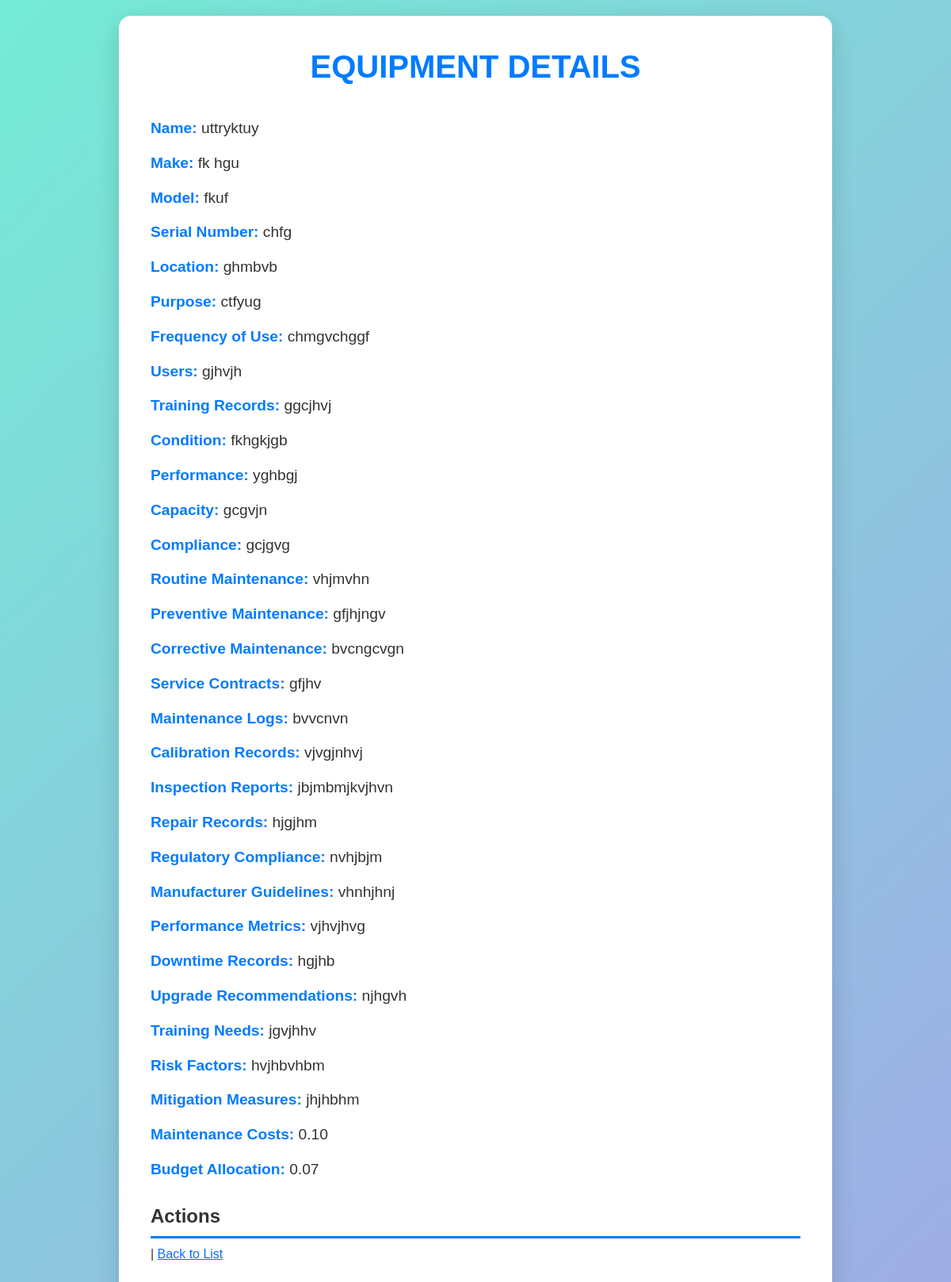
Screenshot of /Equipments/equipment/1/ with the database file from the repository.
### Equipments/models.py (models this page shows, shortened)
class Equipment(models.Model):
    name = models.CharField(max_length=255)
    make = models.CharField(max_length=255)
    model = models.CharField(max_length=255)
    serial_number = models.CharField(max_length=255, unique=True)
    location = models.CharField(max_length=255)
    purpose = models.TextField()
    frequency_of_use = models.CharField(max_length=255)
    users = models.CharField(max_length=255)
    training_records = models.TextField()
    condition = models.CharField(max_length=255)
    performance = models.TextField()
    capacity = models.TextField()
    compliance = models.TextField()
    routine_maintenance = models.TextField()
    preventive_maintenance = models.TextField()
    corrective_maintenance = models.TextField()
    service_contracts = models.TextField()
    maintenance_logs = models.TextField()
    calibration_records = models.TextField()
    inspection_reports = models.TextField()
    repair_records = models.TextField()
    regulatory_compliance = models.TextField()
    manufacturer_guidelines = models.TextField()
    performance_metrics = models.TextField()
    downtime_records = models.TextField()
    upgrade_recommendations = models.TextField()
    training_needs = models.TextField()
    risk_factors = models.TextField()
    mitigation_measures = models.TextField()
    maintenance_costs = models.DecimalField(max_digits=10, decimal_places=2)
    budget_allocation = models.DecimalField(max_digits=10, decimal_places=2)

### Equipments/views.py (the view)
# urls.py: path('equipment/<int:pk>/', views.equipment_detail, name='equipment_detail'),
def equipment_detail(request, pk):
    equipment = get_object_or_404(Equipment, pk=pk)
    return render(request, 'Equipments/equipment_detail.html', {'equipment': equipment})

### Equipments/Templates/Equipments/equipment_detail.html (shortened to what this page needs)
<!DOCTYPE html>
<html lang="en">
    <head>
        <link href="https://cdn.jsdelivr.net/npm/bootstrap@5.3.0/dist/css/bootstrap.min.css" rel="stylesheet">
    </head>
<body>
    <div class="container">
    <h2>Equipment Details</h2>
    <p><strong>Name:</strong> {{ equipment.name }}</p>
    <p><strong>Make:</strong> {{ equipment.make }}</p>
    <p><strong>Model:</strong> {{ equipment.model }}</p>
    <p><strong>Serial Number:</strong> {{ equipment.serial_number }}</p>
    <p><strong>Location:</strong> {{ equipment.location }}</p>
    <p><strong>Purpose:</strong> {{ equipment.purpose }}</p>
    <p><strong>Frequency of Use:</strong> {{ equipment.frequency_of_use }}</p>
    <p><strong>Users:</strong> {{ equipment.users }}</p>
    <p><strong>Training Records:</strong> {{ equipment.training_records }}</p>
    <p><strong>Condition:</strong> {{ equipment.condition }}</p>
    <p><strong>Performance:</strong> {{ equipment.performance }}</p>
    <p><strong>Capacity:</strong> {{ equipment.capacity }}</p>
    <p><strong>Compliance:</strong> {{ equipment.compliance }}</p>
    <p><strong>Routine Maintenance:</strong> {{ equipment.routine_maintenance }}</p>
    <p><strong>Preventive Maintenance:</strong> {{ equipment.preventive_maintenance }}</p>
    <p><strong>Corrective Maintenance:</strong> {{ equipment.corrective_maintenance }}</p>
    <p><strong>Service Contracts:</strong> {{ equipment.service_contracts }}</p>
    <p><strong>Maintenance Logs:</strong> {{ equipment.maintenance_logs }}</p>
    <p><strong>Calibration Records:</strong> {{ equipment.calibration_records }}</p>
    <p><strong>Inspection Reports:</strong> {{ equipment.inspection_reports }}</p>
    <p><strong>Repair Records:</strong> {{ equipment.repair_records }}</p>
    <p><strong>Regulatory Compliance:</strong> {{ equipment.regulatory_compliance }}</p>
    <p><strong>Manufacturer Guidelines:</strong> {{ equipment.manufacturer_guidelines }}</p>
    <p><strong>Performance Metrics:</strong> {{ equipment.performance_metrics }}</p>
    <p><strong>Downtime Records:</strong> {{ equipment.downtime_records }}</p>
    <p><strong>Upgrade Recommendations:</strong> {{ equipment.upgrade_recommendations }}</p>
    <p><strong>Training Needs:</strong> {{ equipment.training_needs }}</p>
    <p><strong>Risk Factors:</strong> {{ equipment.risk_factors }}</p>
    <p><strong>Mitigation Measures:</strong> {{ equipment.mitigation_measures }}</p>
    <p><strong>Maintenance Costs:</strong> {{ equipment.maintenance_costs }}</p>
    <p><strong>Budget Allocation:</strong> {{ equipment.budget_allocation }}</p>
    <h3>Actions</h3>
    | <a href="{% url 'equipment_list' %}">Back to List</a>
</div>
</body>
</html>

### Equipments/Templates/Equipments/equipment_detail.html (style rules this page uses)
body { background: linear-gradient(135deg, #74ebd5, #9face6); font-family: 'Poppins', sans-serif; color: #333; padding: 20px; }
.container { background-color: #fff; padding: 40px; border-radius: 15px; box-shadow: 0 10px 30px rgba(0, 0, 0, 0.15); margin-bottom: 30px; max-width: 900px; margin: auto; }
h2 { text-align: center; font-weight: 700; color: #007bff; font-size: 2.5em; margin-bottom: 40px; text-transform: uppercase; }
h3 { margin-top: 30px; font-weight: 600; color: #333; font-size: 1.5em; border-bottom: 3px solid #007bff; padding-bottom: 10px; }
p { font-size: 1.2em; margin: 15px 0; }
p strong { color: #007bff; font-weight: 700; }

### rows the page displays
Equipment: name "uttryktuy", make "fk hgu", model "fkuf", serial_number "chfg", location "ghmbvb", purpose "ctfyug", frequency_of_use "chmgvchggf", users "gjhvjh", training_records "ggcjhvj", condition "fkhgkjgb", performance "yghbgj", capacity "gcgvjn", compliance "gcjgvg", routine_maintenance "vhjmvhn", preventive_maintenance "gfjhjngv", corrective_maintenance "bvcngcvgn", service_contracts "gfjhv", maintenance_logs "bvvcnvn", calibration_records "vjvgjnhvj", inspection_reports "jbjmbmjkvjhvn", repair_records "hjgjhm", regulatory_compliance "nvhjbjm", manufacturer_guidelines "vhnhjhnj", performance_metrics "vjhvjhvg", downtime_records "hgjhb", upgrade_recommendations "njhgvh", training_needs "jgvjhhv", risk_factors "hvjhbvhbm", mitigation_measures "jhjhbhm", maintenance_costs "0.10", budget_allocation "0.07"
